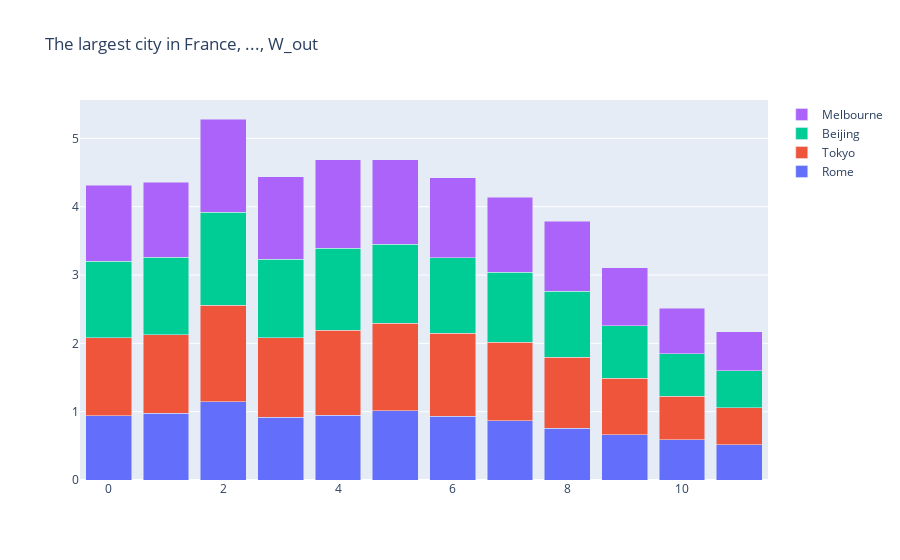

Notebook source saved alongside this figure:
### Code cell
fig = go.Figure(data=[
    go.Bar(name=cities[i], x=x, y=[
      np.linalg.norm(diff_df.loc[(paris_bases[1], cities[i], "Paris", "W_out", layer), "Gradient"])
      for layer in range(12)])
    for i in range(1, len(cities))
])
fig.update_layout(
    barmode='stack',
    title=f'{paris_bases[1]} ..., W_out',
)
fig.show()

### Figure 1 — Plotly figure (JSON) as saved in the notebook; plotly's stock layout.template omitted (floating-point values rounded to 4 significant figures)
{"data": [{"name": "Rome", "type": "bar", "x": [0, 1, 2, 3, 4, 5, 6, 7, 8, 9, 10, 11], "y": [0.9413, 0.9765, 1.143, 0.917, 0.9454, 1.016, 0.9352, 0.8695, 0.7591, 0.6635, 0.5877, 0.5175]}, {"name": "Tokyo", "type": "bar", "x": [0, 1, 2, 3, 4, 5, 6, 7, 8, 9, 10, 11], "y": [1.139, 1.151, 1.417, 1.167, 1.243, 1.278, 1.212, 1.146, 1.041, 0.8274, 0.6361, 0.5419]}, {"name": "Beijing", "type": "bar", "x": [0, 1, 2, 3, 4, 5, 6, 7, 8, 9, 10, 11], "y": [1.122, 1.13, 1.357, 1.148, 1.205, 1.155, 1.107, 1.022, 0.9597, 0.7655, 0.6261, 0.5387]}, {"name": "Melbourne", "type": "bar", "x": [0, 1, 2, 3, 4, 5, 6, 7, 8, 9, 10, 11], "y": [1.111, 1.099, 1.365, 1.204, 1.293, 1.238, 1.17, 1.099, 1.027, 0.8486, 0.6631, 0.5706]}], "layout": {"barmode": "stack", "title": {"text": "The largest city in France, ..., W_out"}}}
